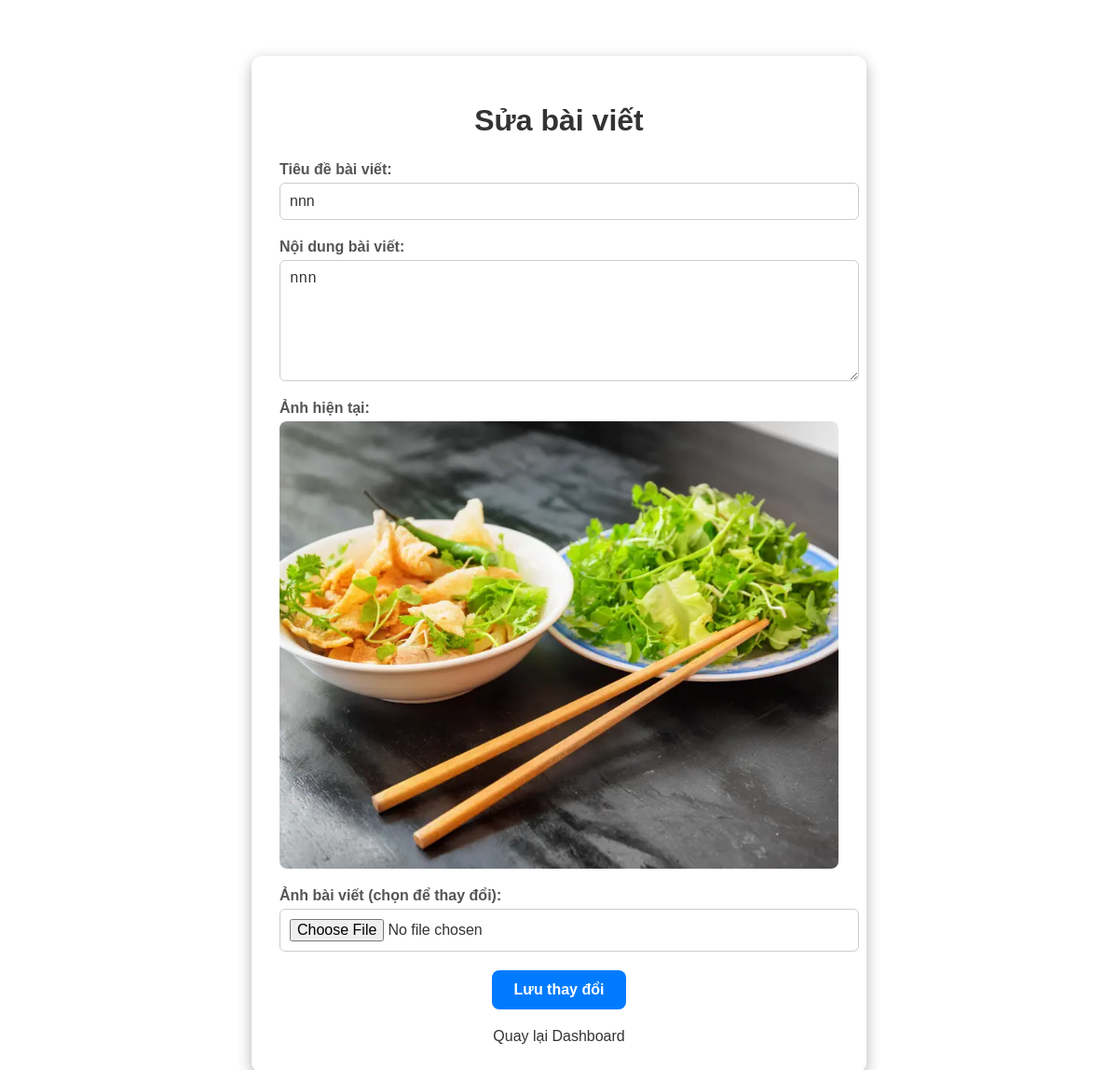
Page /edit_post/22 (signed in) on the committed database.
### tables this page shows
CREATE TABLE posts (
            post_id INTEGER PRIMARY KEY AUTOINCREMENT,
            username TEXT,
            title TEXT,
            content TEXT,
            image_url TEXT,
            created_at DATETIME DEFAULT CURRENT_TIMESTAMP,
            FOREIGN KEY(username) REFERENCES users(username)
        );

### app.py (the view, shortened to what this page needs)
@app.route('/edit_post/<int:post_id>', methods=['GET', 'POST'])
def edit_post(post_id):
    if 'username' not in session:
        flash("Vui lòng đăng nhập!", "warning")
        return redirect(url_for('login'))
    os.makedirs('static/uploads', exist_ok=True)
    with sqlite3.connect(DATABASE) as conn:
        c = conn.cursor()
        c.execute("SELECT post_id, username, title, content, image_url FROM posts WHERE post_id=?", (post_id,))
        post = c.fetchone()
        if not post:
            flash("Bài viết không tồn tại!", "danger")
            return redirect(url_for('dashboard'))
        if session['username'] != post[1]:
            flash("Hành động trái phép!", "danger")
            return redirect(url_for('dashboard'))
    return render_template('edit_post.html', post=post)

### templates/edit_post.html (shortened to what this page needs)
<!DOCTYPE html>
<html lang="vi">
<head>
</head>
<body>
  <div class="container">
    <h1>Sửa bài viết</h1>
    <form action="{{ url_for('edit_post', post_id=post[0]) }}" method="POST" enctype="multipart/form-data">
      <label for="title">Tiêu đề bài viết:</label>
      <input type="text" id="title" name="title" value="{{ post[2] }}" required>
      <label for="content">Nội dung bài viết:</label>
      <textarea id="content" name="content" rows="6" required>{{ post[3] }}</textarea>
      {% if post[4] %}
        <label>Ảnh hiện tại:</label>
        <img src="{{ post[4] }}" alt="Ảnh bài viết" class="current-image">
      {% endif %}
      <label for="image">Ảnh bài viết (chọn để thay đổi):</label>
      <input type="file" id="image" name="image" accept="image/*">
      <button type="submit">Lưu thay đổi</button>
    </form>
    <a href="{{ url_for('dashboard') }}">Quay lại Dashboard</a>
  </div>
</body>
</html>

### templates/edit_post.html (style rules this page uses)
body { background-image: url('https://st.ielts-fighter.com/src/ielts-fighter-image/2023/07/21/0862c163-ced6-4ee9-8ce2-beb57f2065a0.jpg'); background-size: cover; background-position: center; background-attachment: fixed; background-repeat: no-repeat; font-family: Arial, sans-serif; margin: 0; padding: 20px; }
.container { width: 90%; max-width: 600px; margin: 40px auto; background: rgba(255, 255, 255, 0.9); padding: 30px; border-radius: 12px; box-shadow: 0 5px 15px rgba(0, 0, 0, 0.3); }
h1 { text-align: center; margin-bottom: 25px; color: #333; }
form { display: flex; flex-direction: column; align-items: flex-start; }
label { font-weight: bold; margin-bottom: 5px; color: #555; text-align: left; }
input[type="text"], textarea, input[type="file"] { width: 100%; padding: 10px; margin-bottom: 20px; border: 1px solid #ccc; border-radius: 6px; font-size: 16px; color: #333; }
button { align-self: center; padding: 12px 24px; background-color: #007BFF; color: #fff; border: none; border-radius: 8px; font-size: 16px; font-weight: bold; cursor: pointer; transition: background-color 0.3s ease, transform 0.3s ease; }
a { display: block; text-align: center; margin-top: 20px; text-decoration: none; color: #333; font-size: 16px; }
.current-image { max-width: 100%; height: auto; margin-bottom: 20px; border-radius: 8px; }

### rows in the picture
posts: title "nnn", content "nnn", image_url (picture)
